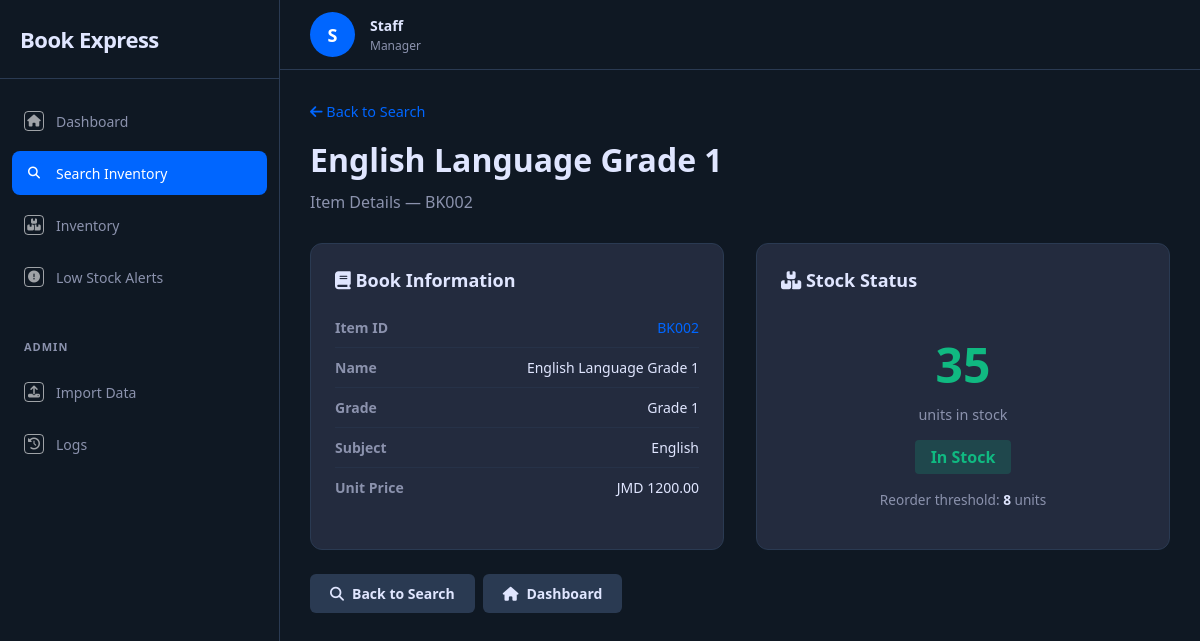
The app's page /item/BK002 with its own data.
### tables this page shows
CREATE TABLE inventory_item (
            item_id TEXT PRIMARY KEY,
            item_name TEXT NOT NULL,
            unit_price REAL NOT NULL DEFAULT 0.0,
            stock_quantity INTEGER NOT NULL DEFAULT 0,
            reorder_threshold INTEGER NOT NULL DEFAULT 5,
            grade TEXT,
            subject TEXT,
            availability_status TEXT DEFAULT 'In Stock'
        );

### app.py (the view)
@app.route("/item/<item_id>")
def item_detail(item_id):
    boundary = ItemDetailView()
    details = boundary.display_details(item_id)
    if details is None:
        flash(f"Item '{item_id}' not found.", "error")
        return redirect(url_for("search_page"))
    return render_template("item_detail.html", item=details)

### boundaries/ItemDetailView.py (called while the page is built)
    def display_details(self, item_id: str, user_id: str = "staff_001"):
        controller = SearchController()
        self.current_item = controller.get_item_details(item_id, user_id)
        return self.current_item

### controllers/SearchController.py (called while the page is built)
    def get_item_details(self, item_id: str, user_id: str = "staff_001") -> dict:
        item = InventoryItem.find_by_id(item_id)
        if item is None:
            return None
        audit = AuditLog(
            user_id=user_id,
            action="view_item_details",
            details=f"Viewed: {item_id} ({item.item_name})"
        )
        audit.create_entry()
        return item.get_details()

### database.py (called while the page is built)
def get_connection():
    conn = sqlite3.connect(DB_PATH)
    conn.row_factory = sqlite3.Row
    conn.execute("PRAGMA foreign_keys = ON")
    return conn

### entities/AuditLog.py (called while the page is built)
    def create_entry(self) -> None:
        conn = get_connection()
        cursor = conn.execute("""
            INSERT INTO audit_log (timestamp, user_id, action, details)
            VALUES (?, ?, ?, ?)
        """, (self.timestamp, self.user_id, self.action, self.details))
        self.log_id = cursor.lastrowid
        conn.commit()
        conn.close()
        AuditLog.logs.append(self)

### entities/InventoryItem.py (called while the page is built)
    def is_below_threshold(self) -> bool:
        return self.stock_quantity <= self.reorder_threshold

    def get_details(self) -> dict:
        return {
            "item_id": self.item_id,
            "item_name": self.item_name,
            "unit_price": self.unit_price,
            "stock_quantity": self.stock_quantity,
            "reorder_threshold": self.reorder_threshold,
            "grade": self.grade,
            "subject": self.subject,
            "availability_status": self.get_availability_status()
        }

    def get_availability_status(self) -> str:
        self._update_availability_status()
        return self.availability_status

    def _update_availability_status(self):
        if self.stock_quantity == 0:
            self.availability_status = "Out of Stock"
        elif self.is_below_threshold():
            self.availability_status = "Low Stock"
        else:
            self.availability_status = "In Stock"

### templates/item_detail.html (shortened to what this page needs)
{% extends "base.html" %}
{% set active_page = 'search' %}
{% block content %}
<div style="margin-bottom:1rem"><a href="/search" style="color:var(--primary-color);text-decoration:none;font-size:.9rem"><i class="fas fa-arrow-left"></i> Back to Search</a></div>
<div class="section-header">
    <h1>{{ item.item_name }}</h1>
    <p>Item Details &mdash; {{ item.item_id }}</p>
</div>
<div class="detail-grid">
    <div class="detail-card">
        <h2><i class="fas fa-book"></i> Book Information</h2>
        <div class="detail-row"><span class="detail-label">Item ID</span><span class="detail-value" style="color:var(--primary-color)">{{ item.item_id }}</span></div>
        <div class="detail-row"><span class="detail-label">Name</span><span class="detail-value">{{ item.item_name }}</span></div>
        <div class="detail-row"><span class="detail-label">Grade</span><span class="detail-value">{{ item.grade }}</span></div>
        <div class="detail-row"><span class="detail-label">Subject</span><span class="detail-value">{{ item.subject }}</span></div>
        <div class="detail-row"><span class="detail-label">Unit Price</span><span class="detail-value">JMD {{ "%.2f"|format(item.unit_price) }}</span></div>
    </div>
    <div class="detail-card">
        <h2><i class="fas fa-boxes"></i> Stock Status</h2>
        <div style="text-align:center;padding:1rem 0">
            <div class="stock-display {% if item.stock_quantity == 0 %}out-of-stock{% elif item.stock_quantity <= item.reorder_threshold %}low-stock{% else %}in-stock{% endif %}">{{ item.stock_quantity }}</div>
            <div style="font-size:.9rem;color:var(--text-secondary);margin-bottom:1rem">units in stock</div>
            {% if item.availability_status == "Out of Stock" %}<span class="badge badge-red" style="font-size:1rem;padding:6px 16px">Out of Stock</span>
            {% elif item.availability_status == "Low Stock" %}<span class="badge badge-yellow" style="font-size:1rem;padding:6px 16px">Low Stock</span>
            {% else %}<span class="badge badge-green" style="font-size:1rem;padding:6px 16px">In Stock</span>{% endif %}
            <div style="margin-top:1rem;font-size:.85rem;color:var(--text-secondary)">Reorder threshold: <strong style="color:var(--text-primary)">{{ item.reorder_threshold }}</strong> units</div>
        </div>
    </div>
</div>
<div style="display:flex;gap:.5rem;margin-top:1.5rem">
    <a href="/search" class="btn-secondary"><i class="fas fa-search"></i> Back to Search</a>
    <a href="/" class="btn-secondary"><i class="fas fa-home"></i> Dashboard</a>
</div>
{% endblock %}

### static/css/dashboard.css (style rules this page uses)
* { margin:0;padding:0;box-sizing:border-box }
:root { --primary-color:#0066ff;--dark-bg:#0f1823;--sidebar-bg:#0f1823;--card-bg:#0f1823;--border-color:#2a3a52;--text-primary:#e0e6ff;--text-secondary:#8b92ad;--success-color:#10b981;--warning-color:#f59e0b;--danger-color:#ef4444;--icon-color:rgba(255,255,255,0.6) }
body { font-family:'Segoe UI',Tahoma,Geneva,Verdana,sans-serif;background-color:var(--dark-bg);color:var(--text-primary);overflow:hidden }
.section-header { margin-bottom:30px }
.section-header h1 { font-size:32px;font-weight:700;margin-bottom:10px }
.section-header p,.subtitle { font-size:16px;color:var(--text-secondary) }
.badge { display:inline-block;padding:4px 10px;border-radius:4px;font-size:12px;font-weight:600 }
.badge-green { background-color:rgba(16,185,129,.2);color:var(--success-color) }
.btn-primary,.btn-secondary { padding:10px 20px;border:none;border-radius:6px;font-size:14px;font-weight:600;cursor:pointer;transition:all .3s ease;display:inline-flex;align-items:center;gap:8px;text-decoration:none }
.btn-secondary { background-color:var(--border-color);color:var(--text-primary) }
.detail-grid { display:grid;grid-template-columns:1fr 1fr;gap:2rem }
.detail-card { background:#232b3e;border-radius:12px;padding:1.5rem;border:1px solid var(--border-color) }
.detail-card h2 { font-size:18px;margin-bottom:16px;color:var(--text-primary) }
.detail-row { display:flex;justify-content:space-between;padding:10px 0;border-bottom:1px solid rgba(42,58,82,.5);font-size:14px }
.detail-row:last-child { border-bottom:none }
.detail-label { font-weight:600;color:var(--text-secondary) }
.detail-value { color:var(--text-primary);text-align:right }
.stock-display { font-size:3rem;font-weight:700;margin:.5rem 0 }
.stock-display.in-stock { color:var(--success-color) }

### records on screen
inventory_item: item_name "English Language Grade 1", item_id "BK002", grade "Grade 1", subject "English", unit_price "1200.00", stock_quantity "35", reorder_threshold "8"
